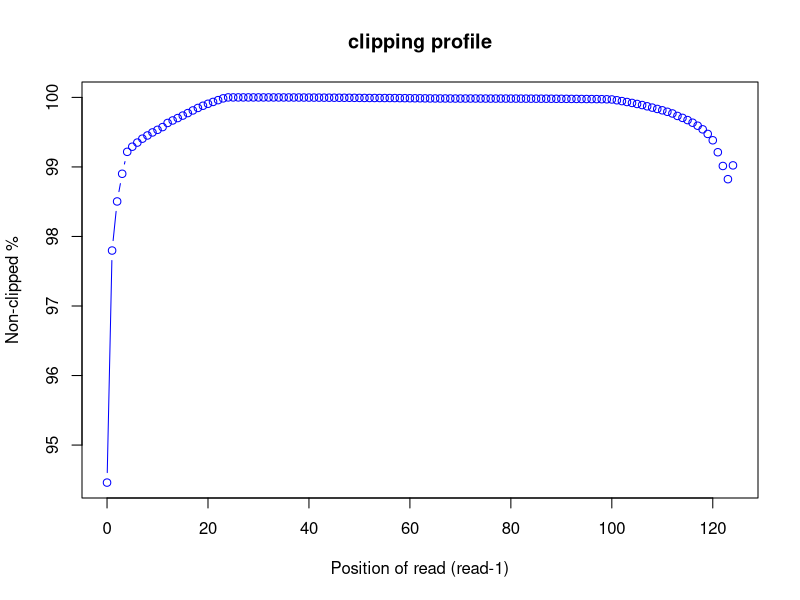
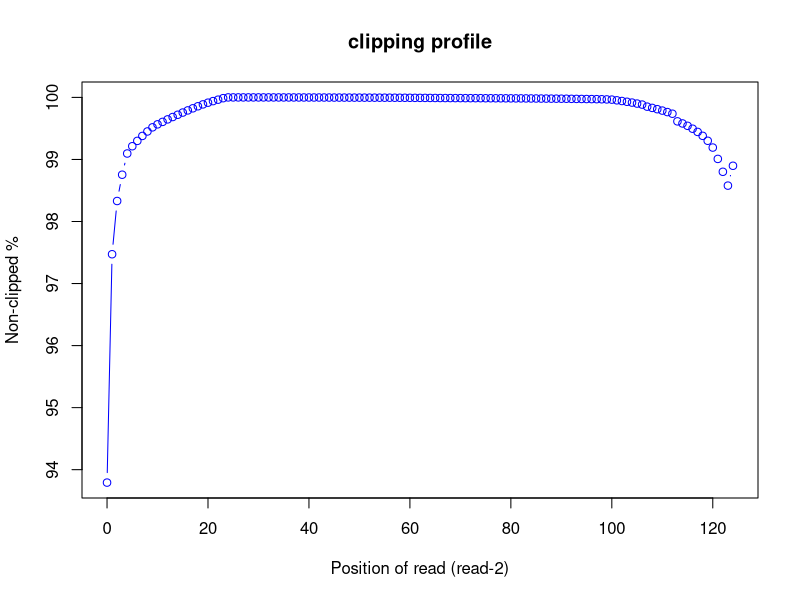

These figures' R source, in order:
pdf("/home/genetics/HW1/raw_data/mapped/bam_files/clipping_profile/SRR11647699_clipping.clipping_profile.R1.pdf")
read_pos=c(0,1,2,3,4,5,6,7,8,9,10,11,12,13,14,15,16,17,18,19,20,21,22,23,24,25,26,27,28,29,30,31,32,33,34,35,36,37,38,39,40,41,42,43,44,45,46,47,48,49,50,51,52,53,54,55,56,57,58,59,60,61,62,63,64,65,66,67,68,69,70,71,72,73,74,75,76,77,78,79,80,81,82,83,84,85,86,87,88,89,90,91,92,93,94,95,96,97,98,99,100,101,102,103,104,105,106,107,108,109,110,111,112,113,114,115,116,117,118,119,120,121,122,123,124)
r1_clip_count=c(887639.0,352864.0,239761.0,175984.0,125402.0,113601.0,104105.0,95085.0,87725.0,80719.0,74696.0,68392.0,58860.0,53130.0,47577.0,41915.0,36100.0,30036.0,24281.0,19231.0,14685.0,10417.0,6289.0,2209.0,4.0,8.0,10.0,12.0,14.0,30.0,33.0,41.0,39.0,60.0,79.0,102.0,134.0,159.0,212.0,275.0,348.0,400.0,462.0,564.0,632.0,685.0,779.0,837.0,885.0,986.0,1144.0,1241.0,1338.0,1352.0,1405.0,1441.0,1455.0,1524.0,1677.0,1751.0,1914.0,2020.0,2062.0,2209.0,2362.0,2413.0,2475.0,2471.0,2531.0,2613.0,2599.0,2578.0,2539.0,2554.0,2599.0,2649.0,2689.0,2691.0,2672.0,2686.0,2728.0,2727.0,2804.0,2828.0,2870.0,2909.0,2951.0,2988.0,3053.0,3166.0,3196.0,3303.0,3437.0,3516.0,3636.0,3735.0,3823.0,3931.0,4109.0,4342.0,4738.0,6565.0,8510.0,10593.0,12727.0,15101.0,17598.0,20488.0,23523.0,26597.0,29698.0,33154.0,37018.0,42706.0,47141.0,52243.0,58314.0,65229.0,73578.0,84155.0,98785.0,126368.0,158023.0,188465.0,156648.0)
r1_nonclip_count = 16023398 - r1_clip_count
plot(read_pos, r1_nonclip_count*100/(r1_clip_count + r1_nonclip_count),col="blue",main="clipping profile",xlab="Position of read (read-1)",ylab="Non-clipped %",type="b")
dev.off()
pdf("/home/genetics/HW1/raw_data/mapped/bam_files/clipping_profile/SRR11647699_clipping.clipping_profile.R2.pdf")
read_pos=c(0,1,2,3,4,5,6,7,8,9,10,11,12,13,14,15,16,17,18,19,20,21,22,23,24,25,26,27,28,29,30,31,32,33,34,35,36,37,38,39,40,41,42,43,44,45,46,47,48,49,50,51,52,53,54,55,56,57,58,59,60,61,62,63,64,65,66,67,68,69,70,71,72,73,74,75,76,77,78,79,80,81,82,83,84,85,86,87,88,89,90,91,92,93,94,95,96,97,98,99,100,101,102,103,104,105,106,107,108,109,110,111,112,113,114,115,116,117,118,119,120,121,122,123,124)
r2_clip_count=c(987997.0,402259.0,265720.0,198302.0,143885.0,125222.0,111511.0,98831.0,87359.0,76781.0,69084.0,62797.0,56384.0,50329.0,44507.0,38853.0,33346.0,27975.0,22750.0,17883.0,13549.0,9483.0,5834.0,1991.0,7.0,6.0,7.0,11.0,16.0,18.0,19.0,21.0,24.0,51.0,69.0,81.0,92.0,110.0,129.0,166.0,190.0,212.0,233.0,265.0,322.0,379.0,409.0,442.0,486.0,531.0,558.0,606.0,629.0,669.0,691.0,730.0,741.0,820.0,904.0,947.0,1024.0,1145.0,1220.0,1280.0,1381.0,1489.0,1609.0,1667.0,1712.0,1808.0,1822.0,1904.0,1971.0,1983.0,2011.0,2136.0,2172.0,2234.0,2294.0,2330.0,2446.0,2508.0,2536.0,2599.0,2714.0,2785.0,2939.0,3023.0,3136.0,3215.0,3312.0,3423.0,3665.0,3835.0,3988.0,4167.0,4319.0,4524.0,4767.0,5132.0,5674.0,7482.0,9243.0,11192.0,13280.0,15811.0,18421.0,23714.0,26894.0,30217.0,33819.0,37602.0,41846.0,61430.0,66806.0,72869.0,80312.0,88512.0,98555.0,111243.0,128630.0,157753.0,190796.0,226262.0,175365.0)
r2_nonclip_count = 15914301 - r2_clip_count
plot(read_pos, r2_nonclip_count*100/(r2_clip_count + r2_nonclip_count),col="blue",main="clipping profile",xlab="Position of read (read-2)",ylab="Non-clipped %",type="b")
dev.off()
